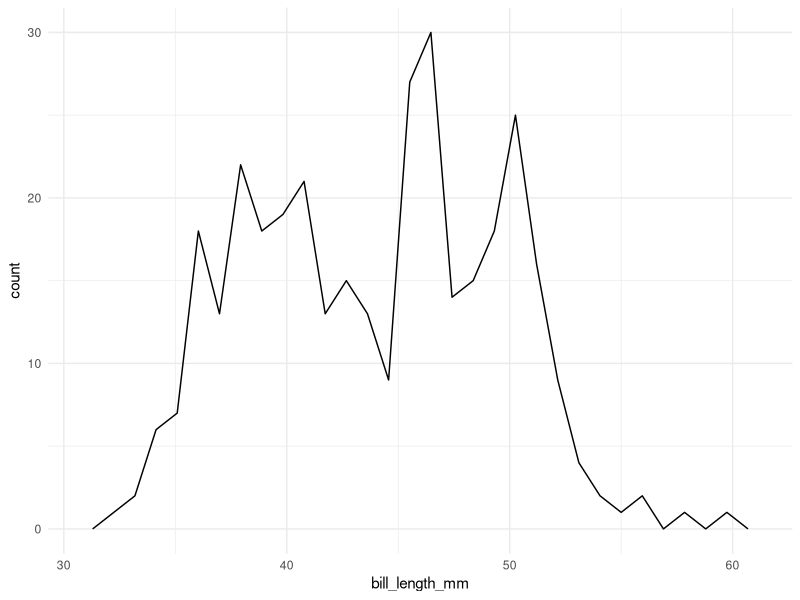
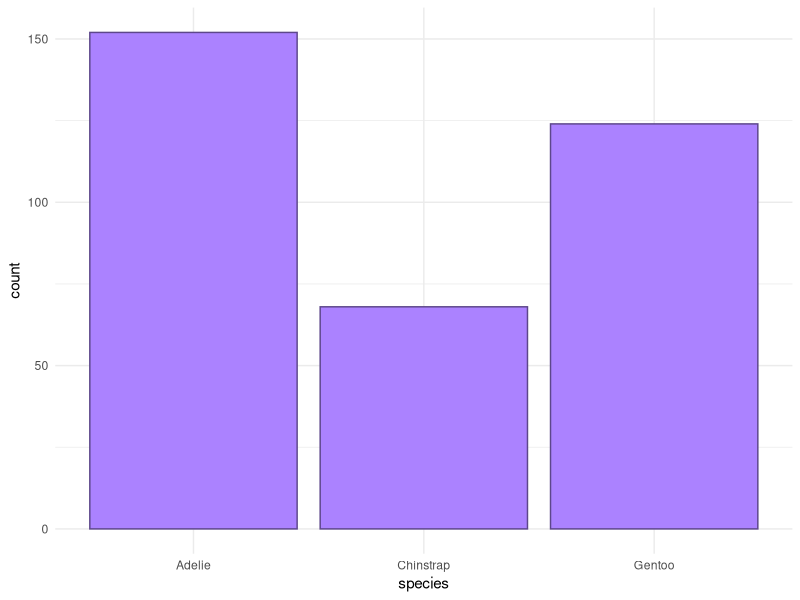
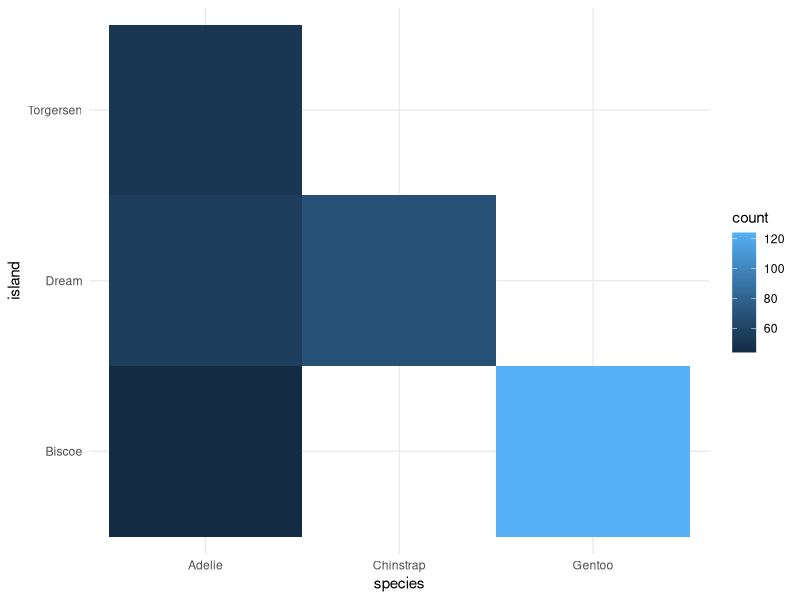
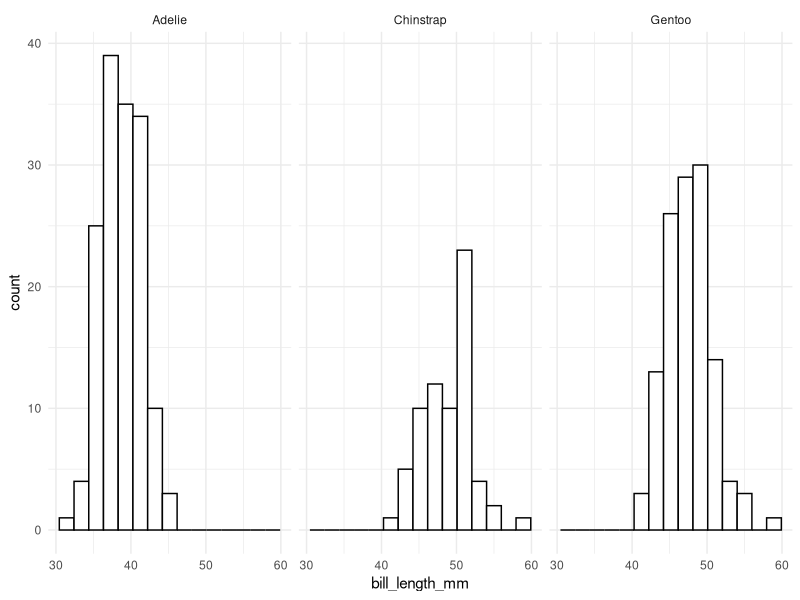
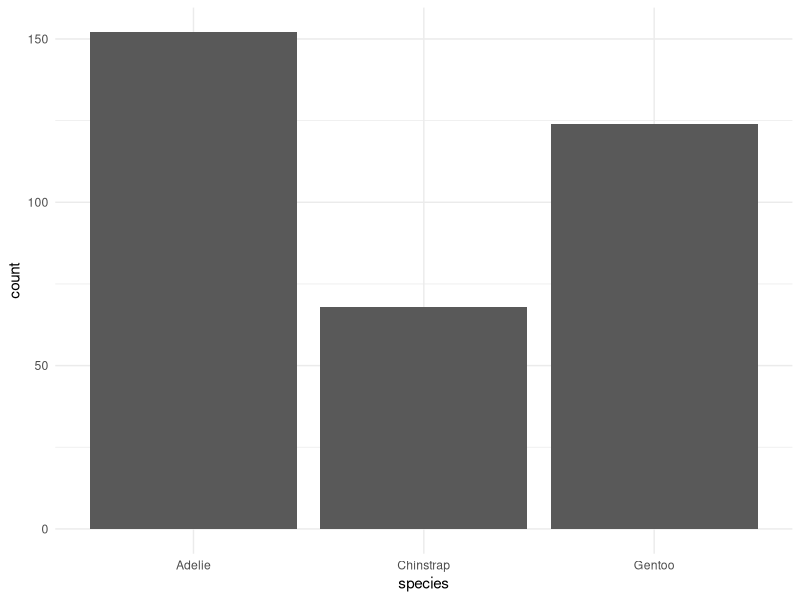
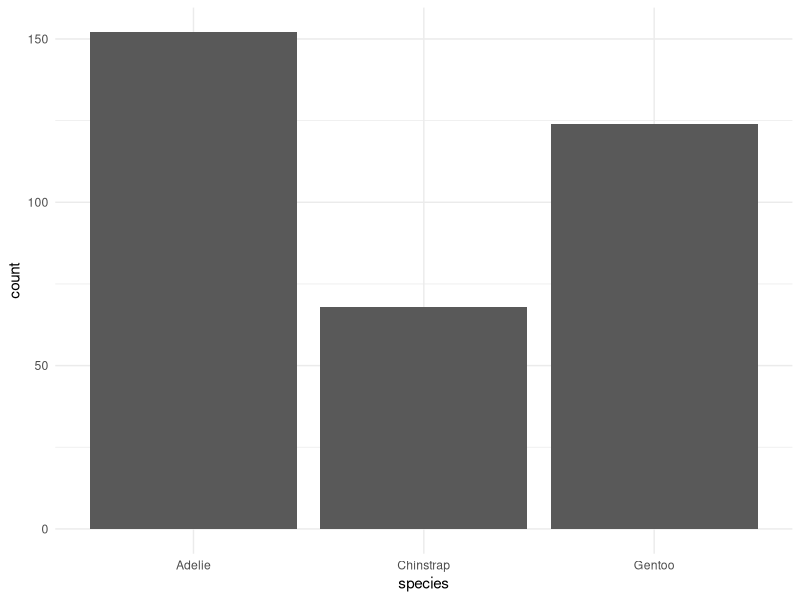
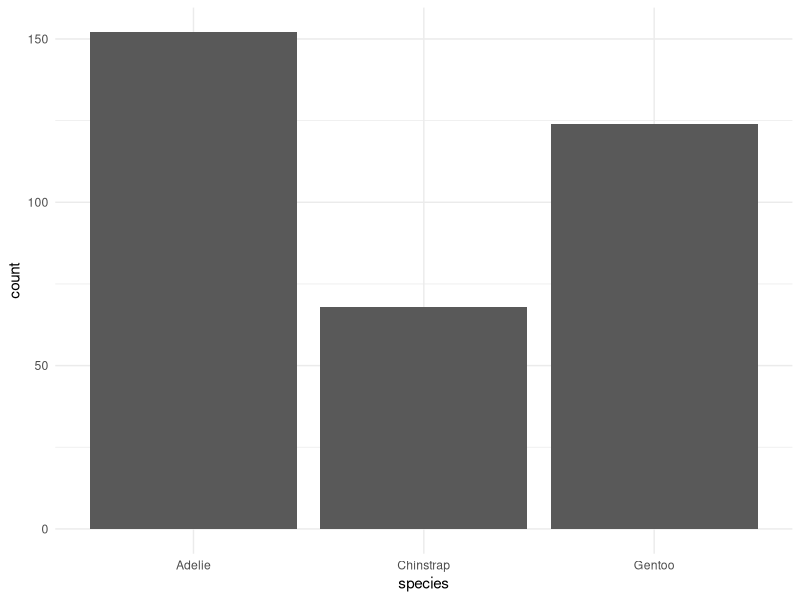
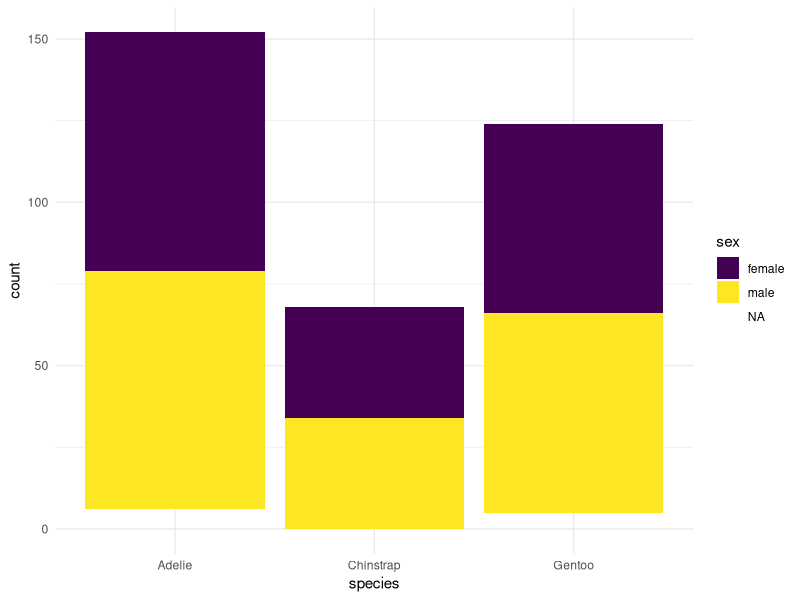

Recreate these plots in R, in order.
## ---- chunk 1
## install.packages("palmerpenguins") in console
library(palmerpenguins)
library(tidyverse)
theme_set(theme_minimal())
penguins

## single quantitative frequency plot exploring bill_length_mm
ggplot(data = penguins, aes(x = bill_length_mm)) +
  geom_freqpoly()

## single categorical variable counting each type of species
ggplot(data = penguins, aes(x = species)) +
  geom_bar(colour = "mediumpurple4", fill = "mediumpurple1")

## two categorical variables
ggplot(data = penguins, aes(x = species, y = island)) +
  geom_bin_2d()

## facet use to split up by categorical variable (species)
ggplot(data = penguins, aes(x = bill_length_mm)) +
  geom_histogram(colour = "black", fill = "white", bins = 15) +
  facet_wrap(~ species)

## using <STAT>
ggplot(data = penguins, aes(x = species)) +
  geom_bar(stat = "count") ## don't need stat = "count" because it's the default.

## Change the df so that we have two columns: species and count
penguins_counts <- penguins |> group_by(species) |>
  summarise(count = n())

## use <STAT> on this new df with "identity"
ggplot(data = penguins_counts, aes(x = species, y = count)) +
  geom_bar(stat = "identity")
## This is the same as the one above
ggplot(data = penguins_counts, aes(x = species, y = count)) +
  geom_col()

## using <POSITION>
ggplot(data = penguins, aes(x = species, fill = sex)) +
  geom_bar(position = "stack") + ## don't need "stack" because it's default
  scale_fill_viridis_d()
## NA values are messing up widths of bars

## Remove missing NA values
# penguins_na <- penguins |> na.omit ## gets rid of any row w/ NA value
## or
penguins_na <- penguins |> filter(!is.na(sex)) ## gets rid of any row in sex col w/ NA value

## dodge helps to put side by side bar plots
ggplot(data = penguins_na, aes(x = species, fill = sex)) +
  geom_bar(position = "dodge") + 
  scale_fill_viridis_d()

## using <COORDINATE>

## flips x and y axis
ggplot(data = penguins, aes(x = species)) + 
  geom_bar() +
  coord_flip() 
## ---- chunk 2
ggplot(data = penguins, aes(x = bill_length_mm, y = bill_depth_mm)) +
  geom_point()
## ---- chunk 3
ggplot(data = penguins, aes(x = bill_length_mm, y = bill_depth_mm)) +
  geom_point(stat = "identity", 
             position = "identity") +
  facet_null() +
  coord_cartesian()
## ---- chunk 4
ggplot(data = penguins, aes(y = bill_length_mm)) +
  geom_boxplot()
## ---- chunk 5
ggplot(data = penguins, aes(x = flipper_length_mm)) +
  geom_histogram(colour = "black", fill = "white", bins = 10) +
  facet_wrap(~ island)
## ---- chunk 6
## a.
ggplot(data = penguins, aes(x = bill_length_mm)) +
  geom_freqpoly(colour = "red")
## b.
ggplot(data = penguins, aes(x = bill_length_mm)) +
  geom_freqpoly(aes(colour = species))
## ---- chunk 7
## a. 
ggplot(data = penguins, aes(x = bill_length_mm,
                            y = bill_depth_mm)) +
  geom_point(aes(colour = species)) + 
  geom_smooth()
## b.
ggplot(data = penguins, aes(x = bill_length_mm,
                            y = bill_depth_mm)) +
  geom_point() + 
  geom_smooth(aes(colour = species))
## ---- chunk 8
ggplot(data = penguins, aes(x = species, fill = sex)) +
  geom_bar(stat = "count", position = "dodge") +
  facet_wrap(~ island) + 
  coord_flip()
## ---- chunk 9
ggplot(data = penguins, aes(x = body_mass_g, y = bill_length_mm)) +
  geom_point(aes(colour = sex)) + 
  facet_wrap(~ island)
  
ggplot(data = penguins, aes(x = body_mass_g, y = bill_length_mm)) +
  geom_point(aes(colour = sex)) + 
  facet_wrap(~ island) +
  coord_flip()
